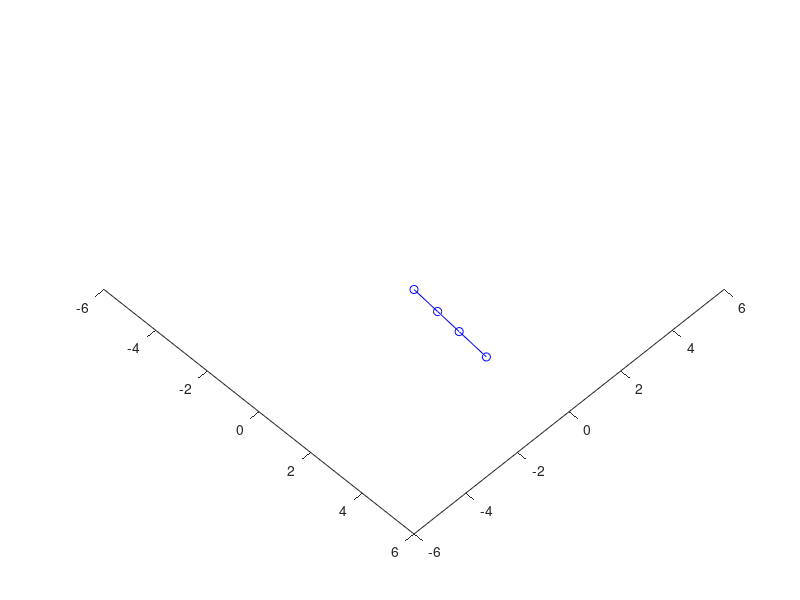

This chart was generated by the following MATLAB code:
%% nowy skrypt nowy rozdział 
% dodajemy 3 człon ktory obraca sie wokół osi Z w zwiazku z czym on w =[0 0 1]
uz = [0 0 0]' % położenie punktu początkowego członu obracanego w osi Z
wz = [0 0 1]' % wskazanie osi obrotu 
pz0 = [1 0 0 1]' % punkt koncowy
u = [1 0 0]'  % położenie punktu początkowego pierwszego członu (const) 
w = [0 1 0]'  % prędkość kątowa wokół osi [X Y Z] 1rad/s -  tu trzeba wrzucic kat od rotacji członu 1 (rotacja Z)
p0 = [2 0 1 1]' %Połozenie początkowe końca pierwszego członu
s =[w; -cross(w,u)];
hat = @(s)[ 0 -s(3) s(2) s(4);...
            s(3) 0  -s(1) s(5);...
            -s(2) s(1) 0 s(6); ...
            0 0 0 0;];
u1 = [2 0 1]' % położenie punktu początkowego drugiego członu
w1 = [0  1 0]' %(prawdfopodobie prędkość kątowa wokół Z 1rad/s)
p01 = [3 0 0 1]' %Połozenie początkowe końca drugiego członu
sz =[wz; -cross(wz,uz)];
s1 =[w1; -cross(w1,u1)];
%% nowy rozdział nowa pętelka 
for theta = 0:0.1:2*pi
    omegatez = hat(sz)*theta;
    omegate = hat(s)*theta;
    omegate1 = hat(s1)*theta;
    pz = expm(omegatez)*pz0;
    p = expm(omegatez)*expm(omegate)*p0;
    p1=expm(omegatez)*expm(omegate)*expm(omegate1)*p01;
    plot3([0, pz(1), p(1),p1(1)],...
         [0, pz(2), p(2),p1(2)],...
         [0, pz(3), p(3),p1(3)],'bo-');
    view(45,90)
    axis([-6 6 -6 6 -6 6])
   
    pause(0.1)
end
